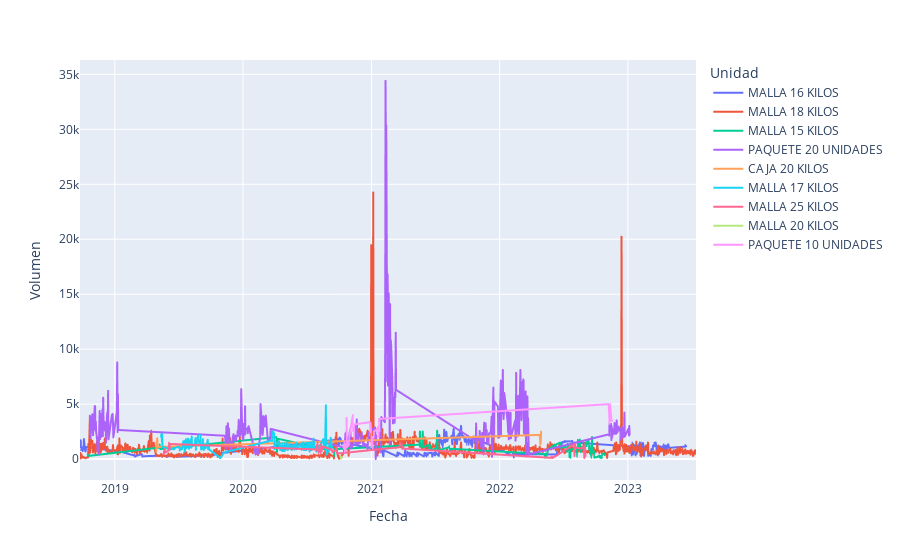

Here is the notebook cell this chart was saved with:
### Code cell
a = df_drop.copy()
a['Fecha'] = pd.to_datetime(a['Fecha'])
a = a[a['Producto'] == 'Cebolla']
a = a.groupby(['Fecha', 'Producto', 'Unidad']).Volumen.mean().reset_index()

px.line(a, x='Fecha', y='Volumen', color='Unidad')
